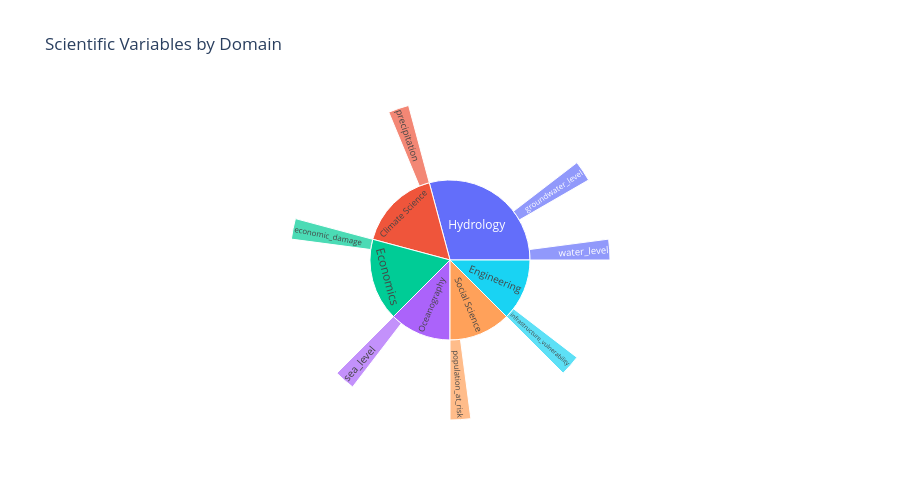

The notebook cell this image was saved under:
### Code cell
# Visualize scientific-variable coverage by domain
_, sunburst_fig, domain_counts = plot_svo_sunburst(unique_mappings)
sunburst_fig.show()

print('✓ Visualization complete!')
print('\nSummary:')
print(f'  Total semantic links: {len(unique_mappings)}')
print(f'  Domains covered: {len(domain_counts)}')
print('\n  Links by domain:')
for domain, count in sorted(domain_counts.items(), key=lambda item: item[1], reverse=True):
    print(f'    • {domain}: {count}')

### Figure 1 — Plotly figure (JSON) as saved in the notebook; plotly's stock layout.template omitted (floating-point values rounded to 4 significant figures)
{"data": [{"domain": {"x": [0, 1], "y": [0, 1]}, "hovertemplate": "labels=%{label}<br>value=%{value}<br>parent=%{parent}<extra></extra>", "labels": ["water_level", "water_level", "water_level", "water_level", "precipitation", "groundwater_level", "groundwater_level", "sea_level", "economic_damage", "precipitation", "precipitation", "groundwater_level", "population_at_risk", "population_at_risk", "population_at_risk", "economic_damage", "economic_damage", "economic_damage", "infrastructure_vulnerability", "infrastructure_vulnerability", "infrastructure_vulnerability", "sea_level", "precipitation", "sea_level", "Hydrology", "Climate Science", "Oceanography", "Economics", "Social Science", "Engineering"], "name": "", "parents": ["Hydrology", "Hydrology", "Hydrology", "Hydrology", "Climate Science", "Hydrology", "Hydrology", "Oceanography", "Economics", "Climate Science", "Climate Science", "Hydrology", "Social Science", "Social Science", "Social Science", "Economics", "Economics", "Economics", "Engineering", "Engineering", "Engineering", "Oceanography", "Climate Science", "Oceanography", "", "", "", "", "", ""], "type": "sunburst", "values": [1, 1, 1, 1, 1, 1, 1, 1, 1, 1, 1, 1, 1, 1, 1, 1, 1, 1, 1, 1, 1, 1, 1, 1, 7, 4, 3, 4, 3, 3]}], "layout": {"height": 500, "legend": {"tracegroupgap": 0}, "title": {"text": "Scientific Variables by Domain"}}}
